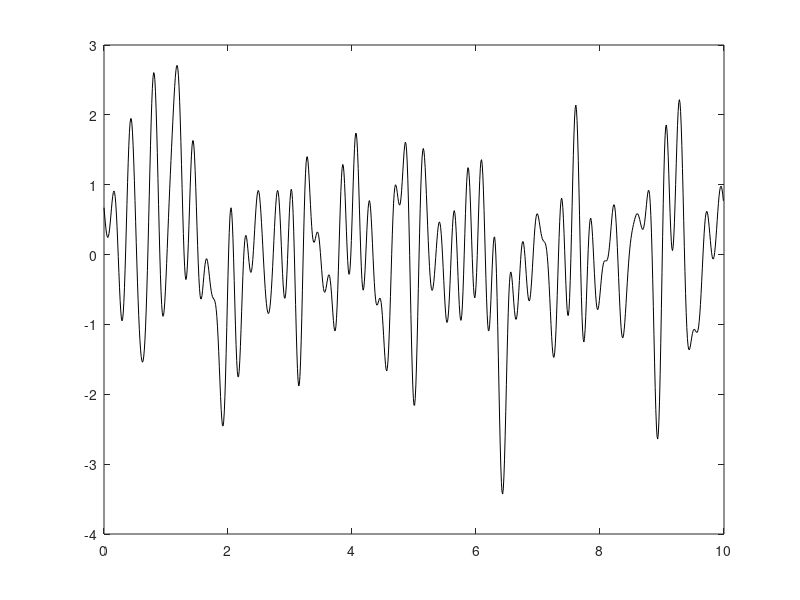

Write the MATLAB code that produced this figure.
% Chapter 2 Exercise 20
% Generation of a multisine with flat amplitude spectrum
%
% Copyright: 
% Johan Schoukens, Rik Pintelon, and Yves Rolain 
% Vrije Universiteit Brussels, Pleinlaan 2, 1050 Brussels, Belgium
%
% 1 December 2010

clear all
% define the input parameters
fsample=100;Ts=1/fsample;      % sample frequency and sample period
Ndata1=1000;                    % length of the signal
t=[0:Ndata1-1]*Ts;              % time axis
Nsines=50;                     % number of sines
f=[0:Ndata1-1]*fsample/Ndata1;  % multisine frequencies
LinesPlot=[1:floor(Ndata1/2)];  % lines to be plotted

% multisine 2: with a random phase
U2=zeros(Ndata1,1);             % choose random phases
U2(2:Nsines+1)=exp(j*2*pi*rand(Nsines,1));
u2=2*real(ifft(U2));u2=u2/std(u2);
U2m=fft(u2)/sqrt(Ndata1);       % spectrum of the actual generate multisine

plot(t,u2,'k')

utra = u2;

save utra utra